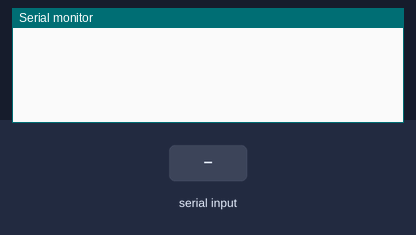
Simulated run of this sketch. Board: Arduino Uno, built with avr-gcc and run on an emulated ATmega328P. On the bench: the last lines printed to the serial monitor. The test bench sets the inputs (shaded band).

Above: at 1.2 s.
1.3 s: "A" received over Serial
At 2.5 s:
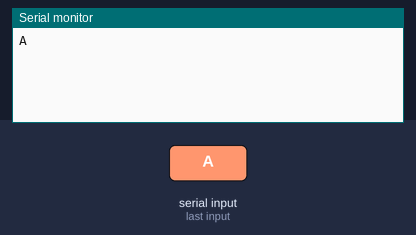
2.8 s: "B" received over Serial
At 3.9 s:
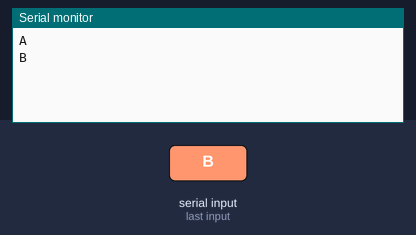
4.3 s: "C" received over Serial
At 5.0 s:
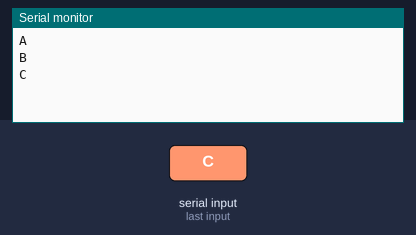
5.8 s: "1" received over Serial
At 6.2 s:
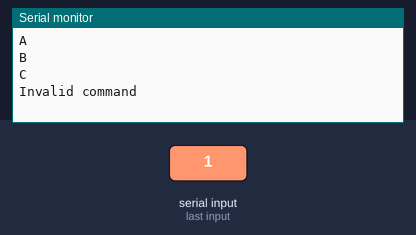

Measured:
- after the input at 1.3 s, the serial monitor: prints a new line at once (image 1)
- after the input at 2.8 s, the serial monitor: prints a new line at once (image 2)
- after the input at 4.3 s, the serial monitor: prints a new line at once (image 3)
- after the input at 5.8 s, the serial monitor: prints a new line at once (image 4)

The sketch:

Arduino_Receives_Echos_Back.ino
```cpp
// Arduino Recieves Characters from Tkinter App running on PC
// and send backs text string

void setup()
{
  Serial.begin(9600);
}

void loop()
{

  // Check if data is available
  if (Serial.available() > 0)
   {
    char command;
    command = Serial.read();  // read one character

    switch (command)
    {

      case 'A':
            Serial.println('A');
      break;

      case 'B':
            Serial.println('B');
      break;

      case 'C':
            Serial.println('C');
      break;

      default:   // Unknown command
        Serial.println("Invalid command");
      break;

      delay(500);
    }
  }
}
```
